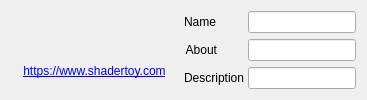
         <widget class="QWidget" name="plugininfo">
          <attribute name="title">
           <string>Informations</string>
          </attribute>
          <layout class="QHBoxLayout" name="horizontalLayout_6">
           <item>
            <layout class="QVBoxLayout" name="verticalLayout_3">
             <property name="leftMargin">
              <number>12</number>
             </property>
             <property name="rightMargin">
              <number>12</number>
             </property>
             <item>
              <widget class="QLabel" name="label_5">
               <property name="sizePolicy">
                <sizepolicy hsizetype="Preferred" vsizetype="Preferred">
                 <horstretch>0</horstretch>
                 <verstretch>0</verstretch>
                </sizepolicy>
               </property>
               <property name="text">
                <string/>
               </property>
               <property name="pixmap">
                <pixmap resource="../icons.qrc">:/glmixer/icons/shadertoy_black.png</pixmap>
               </property>
               <property name="alignment">
                <set>Qt::AlignCenter</set>
               </property>
              </widget>
             </item>
             <item>
              <widget class="QLabel" name="label">
               <property name="text">
                <string>&lt;html&gt;&lt;head/&gt;&lt;body&gt;&lt;p&gt;&lt;a href=&quot;https://www.shadertoy.com/&quot;&gt;&lt;span style=&quot; text-decoration: underline; color:#0000ff;&quot;&gt;https://www.shadertoy.com&lt;/span&gt;&lt;/a&gt;&lt;/p&gt;&lt;/body&gt;&lt;/html&gt;</string>
               </property>
               <property name="alignment">
                <set>Qt::AlignCenter</set>
               </property>
               <property name="openExternalLinks">
                <bool>true</bool>
               </property>
              </widget>
             </item>
            </layout>
           </item>
           <item>
            <layout class="QFormLayout" name="formLayout">
             <property name="fieldGrowthPolicy">
              <enum>QFormLayout::ExpandingFieldsGrow</enum>
             </property>
             <property name="formAlignment">
              <set>Qt::AlignLeading|Qt::AlignLeft|Qt::AlignVCenter</set>
             </property>
             <property name="horizontalSpacing">
              <number>4</number>
             </property>
             <property name="verticalSpacing">
              <number>6</number>
             </property>
             <item row="0" column="0">
              <widget class="QLabel" name="label_4">
               <property name="text">
                <string>Name</string>
               </property>
               <property name="alignment">
                <set>Qt::AlignRight|Qt::AlignTrailing|Qt::AlignVCenter</set>
               </property>
              </widget>
             </item>
             <item row="0" column="1">
              <widget class="QLineEdit" name="nameEdit">
               <property name="statusTip">
                <string>Name of this shadertoy plugin</string>
               </property>
              </widget>
             </item>
             <item row="1" column="0">
              <widget class="QLabel" name="label_2">
               <property name="text">
                <string>About</string>
               </property>
               <property name="alignment">
                <set>Qt::AlignRight|Qt::AlignTrailing|Qt::AlignVCenter</set>
               </property>
              </widget>
             </item>
             <item row="1" column="1">
              <widget class="QLineEdit" name="aboutEdit">
               <property name="statusTip">
                <string>A word about the author.</string>
               </property>
              </widget>
             </item>
             <item row="2" column="0">
              <widget class="QLabel" name="label_3">
               <property name="text">
                <string>Description</string>
               </property>
               <property name="alignment">
                <set>Qt::AlignRight|Qt::AlignTrailing|Qt::AlignVCenter</set>
               </property>
              </widget>
             </item>
             <item row="2" column="1">
              <widget class="QLineEdit" name="descriptionEdit">
               <property name="statusTip">
                <string>A few words describing the plugin.</string>
               </property>
              </widget>
             </item>
            </layout>
           </item>
          </layout>
         </widget>
